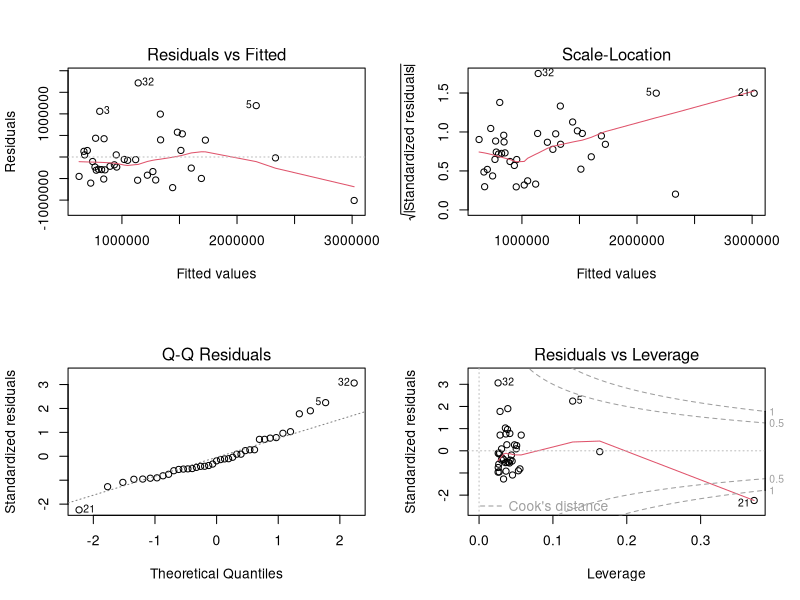
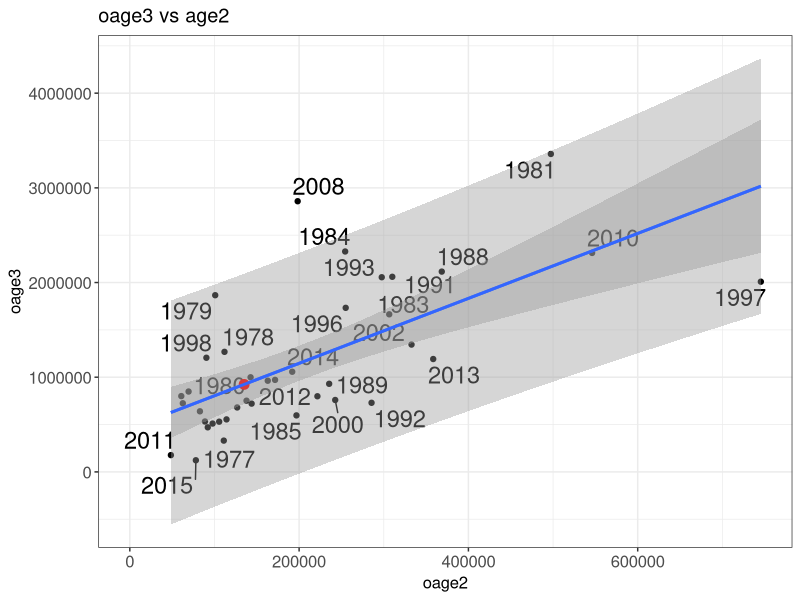
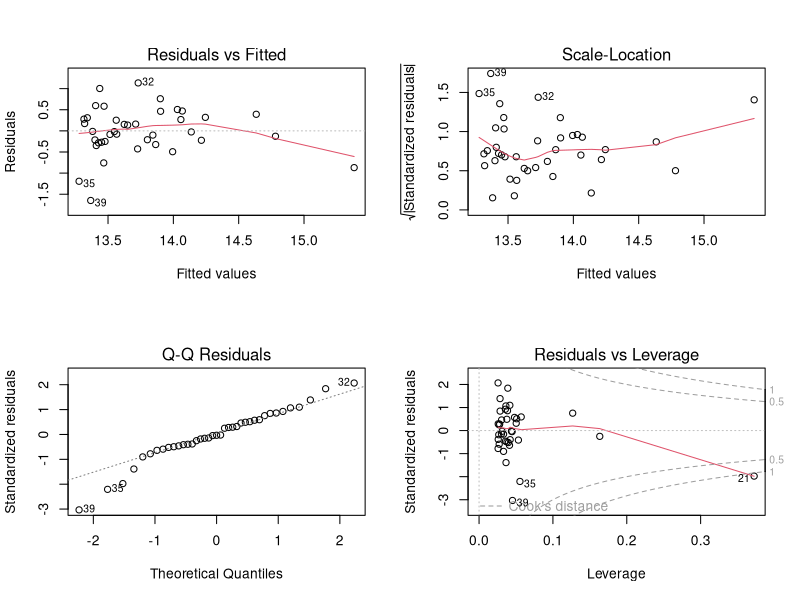
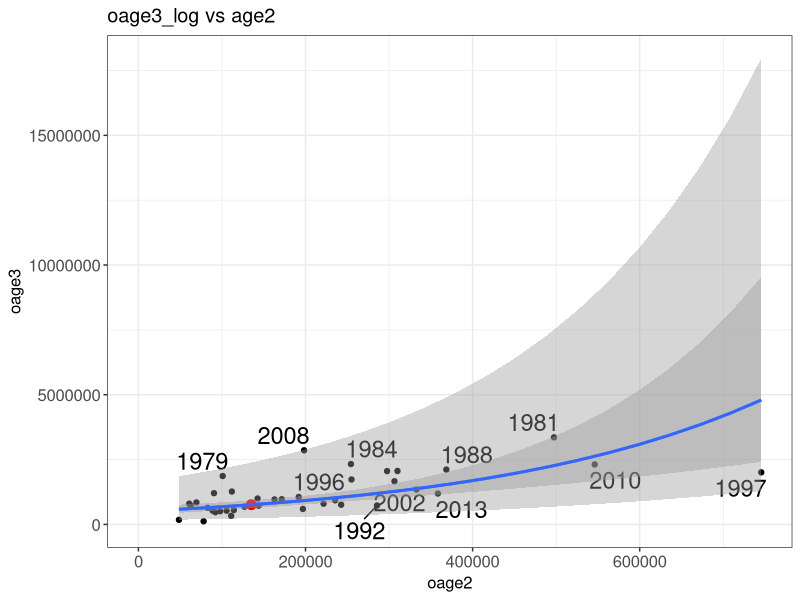
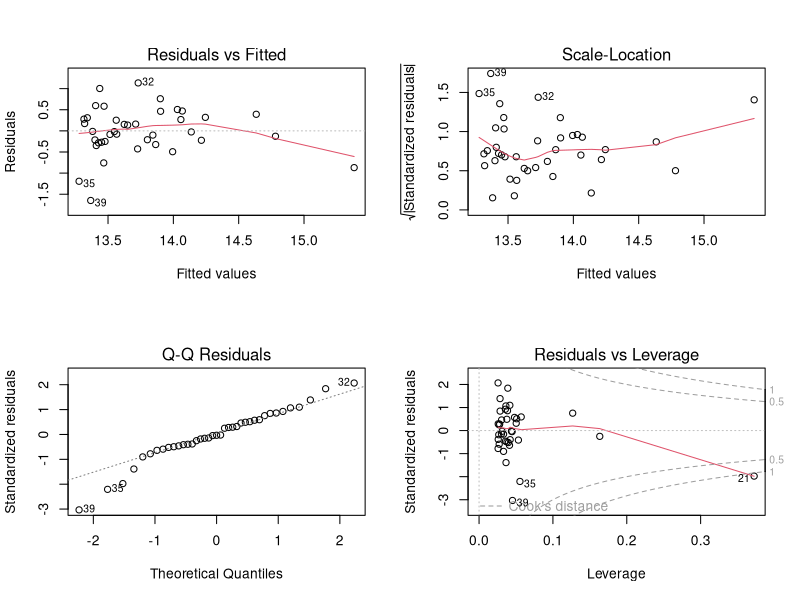
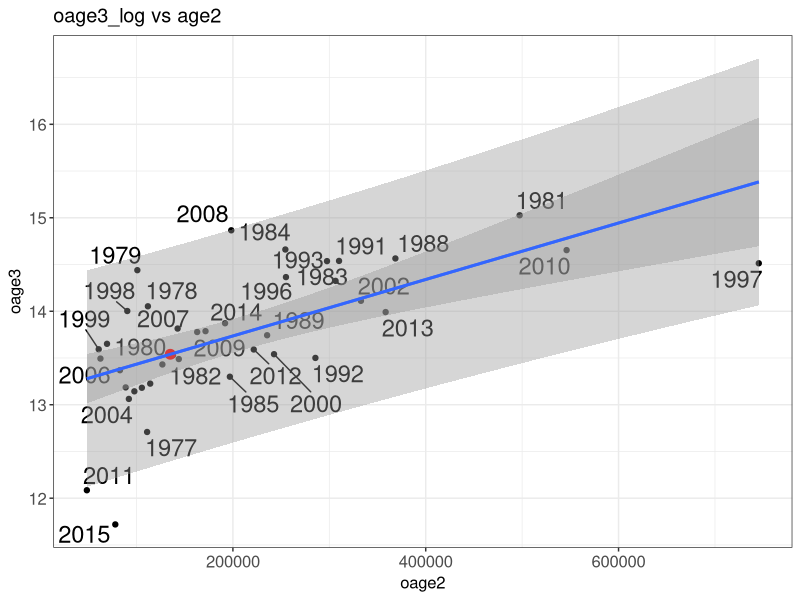
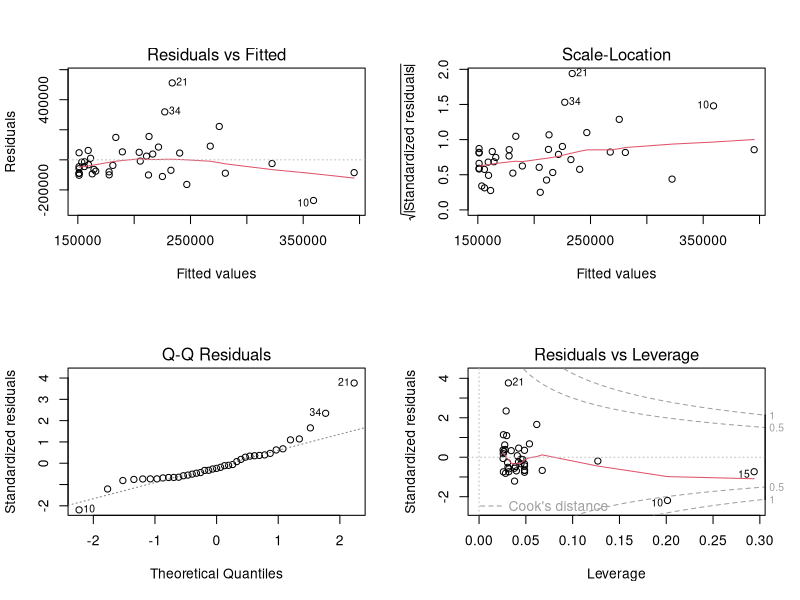
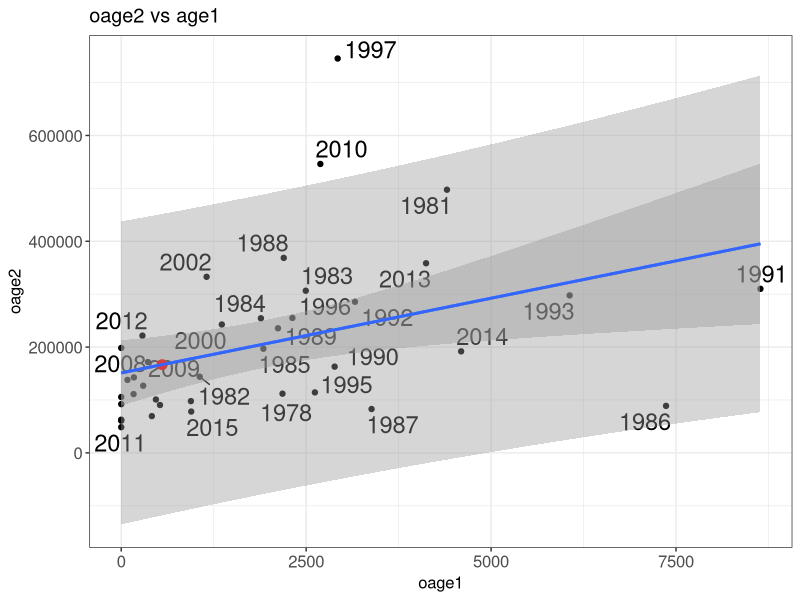

Source code (R) for these figures, in order:
# notes ----
# chigkik forecast
# sarah.power@alaska.gov
# 11/06/2018

# load ----
library(tidyverse)
library(lubridate)
library(ggrepel)
library(broom)#for cleaning up data, used in predction
library(caret)#used for cross validation 
library(here)
options(scipen=999)

# data ----
chig <- read_csv('data/Chignik Early_Run2019fx.csv') %>%
  select(-oage5, -Total) %>%
  filter(outmigration_year >= 1977 & outmigration_year < 2016) %>%
  mutate(oage2_log = log(oage2),
         oage3_log = log(oage3))

# analysis ----
oage1_median <- median(chig$oage1, na.rm = TRUE) 
oage4_median <- median(chig$oage4, na.rm = TRUE)

# model for ocean age 3 (oage3)
oage3_model_1 <- lm(oage3 ~ oage2, data = chig)
#preds_oage3_model_1 <- evaluate_model(oage3_model_1, data = chig)
layout(matrix(c(1,2,3,4),2,2))
plot(oage3_model_1)
summary(oage3_model_1) # show results
r2 = format(summary(oage3_model_1)$r.squared, digits = 3)
RSS <- c(crossprod(oage3_model_1$residuals))
MSE <- RSS / length(oage3_model_1$residuals)
(RMSE <- sqrt(MSE))

#use to plot the new predicted point on the graph
new_data <- data.frame(oage2=  135057.48) #put in 2016 year oage2 *Note need to automate this

newpoint <- broom::augment(oage3_model_1, newdata = new_data)
(pred <- predict(oage3_model_1, newdata = new_data, interval = "prediction", level = 0.95))
lwr <- pred[2]
upr <- pred[3]
predict(oage3_model_1, newdata = new_data, interval = "confidence", level = 0.95)

#Use to make 95% CI and PI 
minoage2 <- round(min(chig$oage2, na.rm = TRUE),0)
maxoage2 <- round(max(chig$oage2, na.rm = TRUE),0)
predx <- data.frame(oage2 = seq(from = minoage2, to = maxoage2, by = (maxoage2-minoage2)/19))

# ... confidence interval
conf.int <- cbind(predx, predict(oage3_model_1, newdata = predx, interval = "confidence", level = 0.95))

# ... prediction interval
pred.int <- cbind(predx, predict(oage3_model_1, newdata = predx, interval = "prediction", level = 0.95))

m <- oage3_model_1
#Add text to the graph
lm_eqn <- function(df){
  m <- lm(oage3 ~ oage2, df);
  eq <- substitute(italic(oage3) == a + b %.% italic(oage2)*","~~italic(r)^2~"="~r2, 
                   list(a = format(coef(m)[1], digits = 2), 
                        b = format(coef(m)[2], digits = 2), 
                        r2 = format(summary(m)$r.squared, digits = 3)))
  as.character(as.expression(eq));                 
}

lm_eqn(chig)
# 
g.pred <- ggplot(pred.int, aes(x = oage2, y = fit)) +
  geom_point(data = chig, aes(x = oage2, y = oage3)) + #plots all the points
  geom_text_repel(data = chig, aes(x = oage2, y = oage3, label = outmigration_year), size = 6) +
  geom_smooth(data = pred.int, aes(ymin = lwr, ymax = upr), stat = "identity") + # prediction interval
  geom_point(data = newpoint, aes(y = .fitted), size = 3, color = "red") + # adds this years new point
  #geom_text(data = newpoint, aes(x = oage2, y = .fitted, label = round(.fitted, 0 )), adj = 1, size = 6) +  
  geom_text(data = newpoint, aes(x = oage2, y = .fitted, label = "2017"), adj = 6) +  
  geom_smooth(data = conf.int, aes(ymin = lwr, ymax = upr), stat = "identity") + #confidence interval
  #geom_text(x = 5, y = 75000, label = lm_eqn(chig), parse = TRUE, adj = 0, size = 10) +
  expand_limits(y=c(0 , 80000)) +
  expand_limits(x=c(0 , 50)) + #export, save copy to clip board 1400 X 1200 for power point & 850 x 550 for document.
  theme_bw() +
  theme(text = element_text(size=12), axis.text.x = element_text(size = 12), axis.text.y = element_text(size = 12)) +
  xlab("oage2") +
  ylab("oage3") +
  ggtitle("oage3 vs age2")

g.pred  

#Repeated K- fold Cross validation

# define training control 
train_control <- trainControl(method="repeatedcv", number=10, repeats=4)
#I used number of K-folds = 4 since I have 4*5 = 210 is lose to the 20 years of data I have

# train the model
model <- train(oage3 ~ oage2, data=chig, trControl=train_control, method="lm")
# summarize results
print(model) #get full model RMSE (Root Mean Square Error)

oage3_pred <- predict(model, chig) # necessary step to get training RMSE
postResample(pred = oage3_pred, obs = chig$oage3) #To get training RMSE
#Compare training RMSE to (full) RMSE




# log models

# model for ocean age 3 (oage3)
oage3_log_model_1 <- lm(oage3_log ~ oage2, data = chig)
#preds_oage3_log_model_1 <- evaluate_model(oage3_log_model_1, data = chig)
layout(matrix(c(1,2,3,4),2,2))
plot(oage3_log_model_1)
summary(oage3_log_model_1) # show results
r2 = format(summary(oage3_log_model_1)$r.squared, digits = 3)
RSS <- c(crossprod(oage3_log_model_1$residuals))
MSE <- RSS / length(oage3_log_model_1$residuals)
(RMSE <- sqrt(MSE))

#use to plot the new predicted point on the graph
new_data <- data.frame(oage2=  135057.48) #put in 2016 year oage2 *Note need to automate this

newpoint <- broom::augment(oage3_log_model_1, newdata = new_data)
(pred <- predict(oage3_log_model_1, newdata = new_data, interval = "prediction", level = 0.95))
pred <- exp(pred)
lwr <- pred[2]
upr <- pred[3]
exp(predict(oage3_log_model_1, newdata = new_data, interval = "confidence", level = 0.95))

#Use to make 95% CI and PI 
minoage2 <- round(min(chig$oage2, na.rm = TRUE),0)
maxoage2 <- round(max(chig$oage2, na.rm = TRUE),0)
predx <- data.frame(oage2 = seq(from = minoage2, to = maxoage2, by = (maxoage2-minoage2)/19))

# ... confidence interval
conf.int <- cbind(predx, exp(predict(oage3_log_model_1, newdata = predx, interval = "confidence", level = 0.95)))

# ... prediction interval
pred.int <- cbind(predx, exp(predict(oage3_log_model_1, newdata = predx, interval = "prediction", level = 0.95)))

m <- oage3_log_model_1
#Add text to the graph
lm_eqn <- function(df){
  m <- lm(oage3_log ~ oage2, df);
  eq <- substitute(italic(oage3_log) == a + b %.% italic(oage2)*","~~italic(r)^2~"="~r2, 
                   list(a = format(coef(m)[1], digits = 2), 
                        b = format(coef(m)[2], digits = 2), 
                        r2 = format(summary(m)$r.squared, digits = 3)))
  as.character(as.expression(eq));                 
}

lm_eqn(chig)
# 
g.pred <- ggplot(pred.int, aes(x = oage2, y = fit)) +
  geom_point(data = chig, aes(x = oage2, y = oage3)) + #plots all the points
  geom_text_repel(data = chig, aes(x = oage2, y = oage3, label = outmigration_year), size = 6) +
  geom_smooth(data = pred.int, aes(ymin = lwr, ymax = upr), stat = "identity") + # prediction interval
  geom_point(data = newpoint, aes(y = exp(.fitted)), size = 3, color = "red") + # adds this years new point
  #geom_text(data = newpoint, aes(x = oage2, y = .fitted, label = round(.fitted, 0 )), adj = 1, size = 6) +  
  geom_text(data = newpoint, aes(x = oage2, y = .fitted, label = "2017"), adj = 6) +  
  geom_smooth(data = conf.int, aes(ymin = lwr, ymax = upr), stat = "identity") + #confidence interval
  #geom_text(x = 5, y = 75000, label = lm_eqn(chig), parse = TRUE, adj = 0, size = 10) +
  expand_limits(y=c(0 , 80000)) +
  expand_limits(x=c(0 , 50)) + #export, save copy to clip board 1400 X 1200 for power point & 850 x 550 for document.
  theme_bw() +
  theme(text = element_text(size=12), axis.text.x = element_text(size = 12), axis.text.y = element_text(size = 12)) +
  xlab("oage2") +
  ylab("oage3") +
  ggtitle("oage3_log vs age2")

g.pred  

#Repeated K- fold Cross validation

# define training control 
train_control <- trainControl(method="repeatedcv", number=10, repeats=4)
#I used number of K-folds = 4 since I have 4*5 = 210 is lose to the 20 years of data I have

# train the model
model <- train(oage3_log ~ oage2, data=chig, trControl=train_control, method="lm")
# summarize results
print(model) #get full model RMSE (Root Mean Square Error)

oage3_log_pred <- predict(model, chig) # necessary step to get training RMSE
postResample(pred = oage3_log_pred, obs = chig$oage3_log) #To get training RMSE
#Compare training RMSE to (full) RMSE


#######################################
#log model with results/graph in log scale
oage3_log_model_1 <- lm(oage3_log ~ oage2, data = chig)
#preds_oage3_log_model_1 <- evaluate_model(oage3_log_model_1, data = chig)
layout(matrix(c(1,2,3,4),2,2))
plot(oage3_log_model_1)
summary(oage3_log_model_1) # show results
r2 = format(summary(oage3_log_model_1)$r.squared, digits = 3)
RSS <- c(crossprod(oage3_log_model_1$residuals))
MSE <- RSS / length(oage3_log_model_1$residuals)
(RMSE <- sqrt(MSE))

#use to plot the new predicted point on the graph
new_data <- data.frame(oage2=  135057.48) #put in 2016 year oage2 *Note need to automate this

newpoint <- broom::augment(oage3_log_model_1, newdata = new_data)
(pred <- predict(oage3_log_model_1, newdata = new_data, interval = "prediction", level = 0.95))
#pred <- exp(pred)
lwr <- pred[2]
upr <- pred[3]
predict(oage3_log_model_1, newdata = new_data, interval = "confidence", level = 0.95)

#Use to make 95% CI and PI 
minoage2 <- round(min(chig$oage2, na.rm = TRUE),0)
maxoage2 <- round(max(chig$oage2, na.rm = TRUE),0)
predx <- data.frame(oage2 = seq(from = minoage2, to = maxoage2, by = (maxoage2-minoage2)/19))

# ... confidence interval
conf.int <- cbind(predx, predict(oage3_log_model_1, newdata = predx, interval = "confidence", level = 0.95))

# ... prediction interval
pred.int <- cbind(predx, predict(oage3_log_model_1, newdata = predx, interval = "prediction", level = 0.95))

m <- oage3_log_model_1
#Add text to the graph
lm_eqn <- function(df){
  m <- lm(oage3_log ~ oage2, df);
  eq <- substitute(italic(oage3_log) == a + b %.% italic(oage2)*","~~italic(r)^2~"="~r2, 
                   list(a = format(coef(m)[1], digits = 2), 
                        b = format(coef(m)[2], digits = 2), 
                        r2 = format(summary(m)$r.squared, digits = 3)))
  as.character(as.expression(eq));                 
}

lm_eqn(chig)
# 
g.pred <- ggplot(pred.int, aes(x = oage2, y = fit)) +
  geom_point(data = chig, aes(x = oage2, y = oage3_log)) + #plots all the points
  geom_text_repel(data = chig, aes(x = oage2, y = oage3_log, label = outmigration_year), size = 6) +
  geom_smooth(data = pred.int, aes(ymin = lwr, ymax = upr), stat = "identity") + # prediction interval
  geom_point(data = newpoint, aes(y = .fitted), size = 3, color = "red") + # adds this years new point
  #geom_text(data = newpoint, aes(x = oage2, y = .fitted, label = round(.fitted, 0 )), adj = 1, size = 6) +  
  geom_text(data = newpoint, aes(x = oage2, y = .fitted, label = "2017"), adj = 6) +  
  geom_smooth(data = conf.int, aes(ymin = lwr, ymax = upr), stat = "identity") + #confidence interval
  #geom_text(x = 5, y = 75000, label = lm_eqn(chig), parse = TRUE, adj = 0, size = 10) +
  #expand_limits(y=c(0 , 80000)) +
  #expand_limits(x=c(0 , 50)) + #export, save copy to clip board 1400 X 1200 for power point & 850 x 550 for document.
  theme_bw() +
  theme(text = element_text(size=12), axis.text.x = element_text(size = 12), axis.text.y = element_text(size = 12)) +
  xlab("oage2") +
  ylab("oage3") +
  ggtitle("oage3_log vs age2")

g.pred  

#Repeated K- fold Cross validation

# define training control 
train_control <- trainControl(method="repeatedcv", number=10, repeats=4)
#I used number of K-folds = 4 since I have 4*5 = 210 is lose to the 20 years of data I have

# train the model
model <- train(oage3_log ~ oage2, data=chig, trControl=train_control, method="lm")
# summarize results
print(model) #get full model RMSE (Root Mean Square Error)

oage3_log_pred <- predict(model, chig) # necessary step to get training RMSE
postResample(pred = oage3_log_pred, obs = chig$oage3_log) #To get training RMSE
#Compare training RMSE to (full) RMSE

############################################
# Now do the same for age2 regressed on age1 
# model for ocean age 3 (oage2)
oage2_model_1 <- lm(oage2 ~ oage1, data = chig)
#preds_oage2_model_1 <- evaluate_model(oage2_model_1, data = chig)
layout(matrix(c(1,2,3,4),2,2))
plot(oage2_model_1)
summary(oage2_model_1) # show results
r2 = format(summary(oage2_model_1)$r.squared, digits = 3)
RSS <- c(crossprod(oage2_model_1$residuals))
MSE <- RSS / length(oage2_model_1$residuals)
(RMSE <- sqrt(MSE))

#use to plot the new predicted point on the graph
new_data <- data.frame(oage1= 553.69615 ) #put in 2017 year oage1 *Note need to automate this

newpoint <- broom::augment(oage2_model_1, newdata = new_data)
(pred <- predict(oage2_model_1, newdata = new_data, interval = "prediction", level = 0.95))
lwr <- pred[2]
upr <- pred[3]
predict(oage2_model_1, newdata = new_data, interval = "confidence", level = 0.95)

#Use to make 95% CI and PI 
minoage1 <- round(min(chig$oage1, na.rm = TRUE),0)
maxoage1 <- round(max(chig$oage1, na.rm = TRUE),0)
predx <- data.frame(oage1 = seq(from = minoage1, to = maxoage1, by = (maxoage1-minoage1)/19))

# ... confidence interval
conf.int <- cbind(predx, predict(oage2_model_1, newdata = predx, interval = "confidence", level = 0.95))

# ... prediction interval
pred.int <- cbind(predx, predict(oage2_model_1, newdata = predx, interval = "prediction", level = 0.95))

m <- oage2_model_1
#Add text to the graph
lm_eqn <- function(df){
  m <- lm(oage2 ~ oage1, df);
  eq <- substitute(italic(oage2) == a + b %.% italic(oage1)*","~~italic(r)^2~"="~r2, 
                   list(a = format(coef(m)[1], digits = 2), 
                        b = format(coef(m)[2], digits = 2), 
                        r2 = format(summary(m)$r.squared, digits = 3)))
  as.character(as.expression(eq));                 
}

lm_eqn(chig)
# 
g.pred <- ggplot(pred.int, aes(x = oage1, y = fit)) +
  geom_point(data = chig, aes(x = oage1, y = oage2)) + #plots all the points
  geom_text_repel(data = chig, aes(x = oage1, y = oage2, label = outmigration_year), size = 6) +
  geom_smooth(data = pred.int, aes(ymin = lwr, ymax = upr), stat = "identity") + # prediction interval
  geom_point(data = newpoint, aes(y = .fitted), size = 3, color = "red") + # adds this years new point
  #geom_text(data = newpoint, aes(x = oage1, y = .fitted, label = round(.fitted, 0 )), adj = 1, size = 6) +  
  geom_text(data = newpoint, aes(x = oage1, y = .fitted, label = "2017"), adj = 6) +  
  geom_smooth(data = conf.int, aes(ymin = lwr, ymax = upr), stat = "identity") + #confidence interval
  #geom_text(x = 5, y = 75000, label = lm_eqn(chig), parse = TRUE, adj = 0, size = 10) +
  expand_limits(y=c(0 , 80000)) +
  expand_limits(x=c(0 , 50)) + #export, save copy to clip board 1400 X 1200 for power point & 850 x 550 for document.
  theme_bw() +
  theme(text = element_text(size=12), axis.text.x = element_text(size = 12), axis.text.y = element_text(size = 12)) +
  xlab("oage1") +
  ylab("oage2") +
  ggtitle("oage2 vs age1")

g.pred  

#Repeated K- fold Cross validation

# define training control 
train_control <- trainControl(method="repeatedcv", number=10, repeats=4)
#I used number of K-folds = 4 since I have 4*5 = 210 is lose to the 20 years of data I have

# train the model
model <- train(oage2 ~ oage1, data=chig, trControl=train_control, method="lm")
# summarize results
print(model) #get full model RMSE (Root Mean Square Error)

oage2_pred <- predict(model, chig) # necessary step to get training RMSE
postResample(pred = oage2_pred, obs = chig$oage2) #To get training RMSE
#Compare training RMSE to (full) RMSE




# log models

# model for ocean age 2 (oage2)
oage2_log_model_1 <- lm(oage2_log ~ oage1, data = chig)
#preds_oage2_log_model_1 <- evaluate_model(oage2_log_model_1, data = chig)
layout(matrix(c(1,2,3,4),2,2))
plot(oage2_log_model_1)
summary(oage2_log_model_1) # show results
r2 = format(summary(oage2_log_model_1)$r.squared, digits = 3)
RSS <- c(crossprod(oage2_log_model_1$residuals))
MSE <- RSS / length(oage2_log_model_1$residuals)
(RMSE <- sqrt(MSE))

#use to plot the new predicted point on the graph
new_data <- data.frame(oage1=  553.69615) #put in 2016 year oage1 *Note need to automate this

newpoint <- broom::augment(oage2_log_model_1, newdata = new_data)
(pred <- predict(oage2_log_model_1, newdata = new_data, interval = "prediction", level = 0.95))
pred <- exp(pred)
lwr <- pred[2]
upr <- pred[3]
exp(predict(oage2_log_model_1, newdata = new_data, interval = "confidence", level = 0.95))

#Use to make 95% CI and PI 
minoage1 <- round(min(chig$oage1, na.rm = TRUE),0)
maxoage1 <- round(max(chig$oage1, na.rm = TRUE),0)
predx <- data.frame(oage1 = seq(from = minoage1, to = maxoage1, by = (maxoage1-minoage1)/19))

# ... confidence interval
conf.int <- cbind(predx, exp(predict(oage2_log_model_1, newdata = predx, interval = "confidence", level = 0.95)))

# ... prediction interval
pred.int <- cbind(predx, exp(predict(oage2_log_model_1, newdata = predx, interval = "prediction", level = 0.95)))

m <- oage2_log_model_1
#Add text to the graph
lm_eqn <- function(df){
  m <- lm(oage2_log ~ oage1, df);
  eq <- substitute(italic(oage2_log) == a + b %.% italic(oage1)*","~~italic(r)^2~"="~r2, 
                   list(a = format(coef(m)[1], digits = 2), 
                        b = format(coef(m)[2], digits = 2), 
                        r2 = format(summary(m)$r.squared, digits = 3)))
  as.character(as.expression(eq));                 
}

lm_eqn(chig)
# 
g.pred <- ggplot(pred.int, aes(x = oage1, y = fit)) +
  geom_point(data = chig, aes(x = oage1, y = oage2)) + #plots all the points
  geom_text_repel(data = chig, aes(x = oage1, y = oage2, label = outmigration_year), size = 6) +
  geom_smooth(data = pred.int, aes(ymin = lwr, ymax = upr), stat = "identity") + # prediction interval
  geom_point(data = newpoint, aes(y = exp(.fitted)), size = 3, color = "red") + # adds this years new point
  #geom_text(data = newpoint, aes(x = oage1, y = .fitted, label = round(.fitted, 0 )), adj = 1, size = 6) +  
  geom_text(data = newpoint, aes(x = oage1, y = .fitted, label = "2017"), adj = 6) +  
  geom_smooth(data = conf.int, aes(ymin = lwr, ymax = upr), stat = "identity") + #confidence interval
  #geom_text(x = 5, y = 75000, label = lm_eqn(chig), parse = TRUE, adj = 0, size = 10) +
  expand_limits(y=c(0 , 80000)) +
  expand_limits(x=c(0 , 50)) + #export, save copy to clip board 1400 X 1200 for power point & 850 x 550 for document.
  theme_bw() +
  theme(text = element_text(size=12), axis.text.x = element_text(size = 12), axis.text.y = element_text(size = 12)) +
  xlab("oage1") +
  ylab("oage2") +
  ggtitle("oage2_log vs 0age1")

g.pred  

#Repeated K- fold Cross validation

# define training control 
train_control <- trainControl(method="repeatedcv", number=10, repeats=4)
#I used number of K-folds = 4 since I have 4*5 = 210 is lose to the 20 years of data I have

# train the model
model <- train(oage2_log ~ oage1, data=chig, trControl=train_control, method="lm")
# summarize results
print(model) #get full model RMSE (Root Mean Square Error)

oage2_log_pred <- predict(model, chig) # necessary step to get training RMSE
postResample(pred = oage2_log_pred, obs = chig$oage2_log) #To get training RMSE
#Compare training RMSE to (full) RMSE


#######################################
#log model with results/graph in log scale
oage2_log_model_1 <- lm(oage2_log ~ oage1, data = chig)
#preds_oage2_log_model_1 <- evaluate_model(oage2_log_model_1, data = chig)
layout(matrix(c(1,2,3,4),2,2))
plot(oage2_log_model_1)
summary(oage2_log_model_1) # show results
r2 = format(summary(oage2_log_model_1)$r.squared, digits = 3)
RSS <- c(crossprod(oage2_log_model_1$residuals))
MSE <- RSS / length(oage2_log_model_1$residuals)
(RMSE <- sqrt(MSE))

#use to plot the new predicted point on the graph
new_data <- data.frame(oage1=  553.69615) #put in 2016 year oage1 *Note need to automate this

newpoint <- broom::augment(oage2_log_model_1, newdata = new_data)
(pred <- predict(oage2_log_model_1, newdata = new_data, interval = "prediction", level = 0.95))
#pred <- exp(pred)
lwr <- pred[2]
upr <- pred[3]
predict(oage2_log_model_1, newdata = new_data, interval = "confidence", level = 0.95)

#Use to make 95% CI and PI 
minoage1 <- round(min(chig$oage1, na.rm = TRUE),0)
maxoage1 <- round(max(chig$oage1, na.rm = TRUE),0)
predx <- data.frame(oage1 = seq(from = minoage1, to = maxoage1, by = (maxoage1-minoage1)/19))

# ... confidence interval
conf.int <- cbind(predx, predict(oage2_log_model_1, newdata = predx, interval = "confidence", level = 0.95))

# ... prediction interval
pred.int <- cbind(predx, predict(oage2_log_model_1, newdata = predx, interval = "prediction", level = 0.95))

m <- oage2_log_model_1
#Add text to the graph
lm_eqn <- function(df){
  m <- lm(oage2_log ~ oage1, df);
  eq <- substitute(italic(oage2_log) == a + b %.% italic(oage1)*","~~italic(r)^2~"="~r2, 
                   list(a = format(coef(m)[1], digits = 2), 
                        b = format(coef(m)[2], digits = 2), 
                        r2 = format(summary(m)$r.squared, digits = 3)))
  as.character(as.expression(eq));                 
}

lm_eqn(chig)
# 
g.pred <- ggplot(pred.int, aes(x = oage1, y = fit)) +
  geom_point(data = chig, aes(x = oage1, y = oage2_log)) + #plots all the points
  geom_text_repel(data = chig, aes(x = oage1, y = oage2_log, label = outmigration_year), size = 6) +
  geom_smooth(data = pred.int, aes(ymin = lwr, ymax = upr), stat = "identity") + # prediction interval
  geom_point(data = newpoint, aes(y = .fitted), size = 3, color = "red") + # adds this years new point
  #geom_text(data = newpoint, aes(x = oage1, y = .fitted, label = round(.fitted, 0 )), adj = 1, size = 6) +  
  geom_text(data = newpoint, aes(x = oage1, y = .fitted, label = "2017"), adj = 6) +  
  geom_smooth(data = conf.int, aes(ymin = lwr, ymax = upr), stat = "identity") + #confidence interval
  #geom_text(x = 5, y = 75000, label = lm_eqn(chig), parse = TRUE, adj = 0, size = 10) +
  #expand_limits(y=c(0 , 80000)) +
  #expand_limits(x=c(0 , 50)) + #export, save copy to clip board 1400 X 1200 for power point & 850 x 550 for document.
  theme_bw() +
  theme(text = element_text(size=12), axis.text.x = element_text(size = 12), axis.text.y = element_text(size = 12)) +
  xlab("oage1") +
  ylab("oage2") +
  ggtitle("oage2_log vs oage1")

g.pred  

#Repeated K- fold Cross validation

# define training control 
train_control <- trainControl(method="repeatedcv", number=10, repeats=4)
#I used number of K-folds = 4 since I have 4*5 = 210 is lose to the 20 years of data I have

# train the model
model <- train(oage2_log ~ oage1, data=chig, trControl=train_control, method="lm")
# summarize results
print(model) #get full model RMSE (Root Mean Square Error)

oage2_log_pred <- predict(model, chig) # necessary step to get training RMSE
postResample(pred = oage2_log_pred, obs = chig$oage2_log) #To get training RMSE

